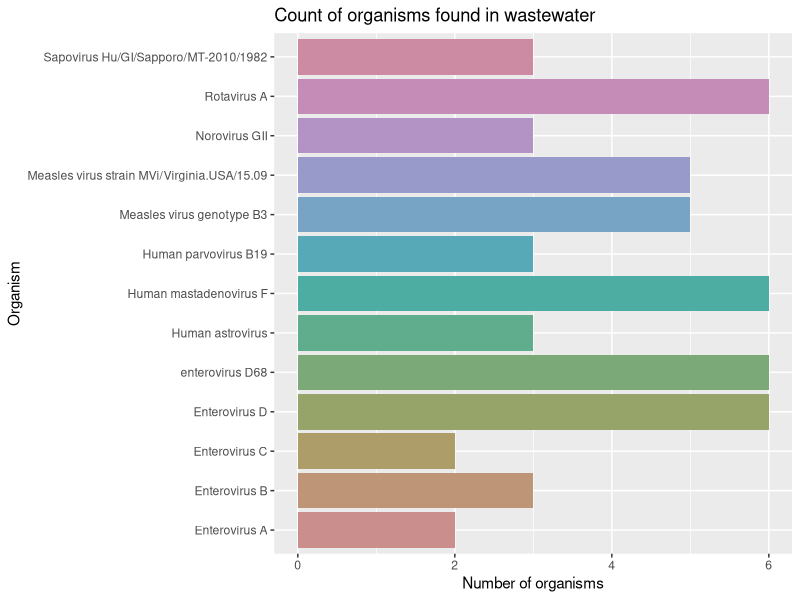
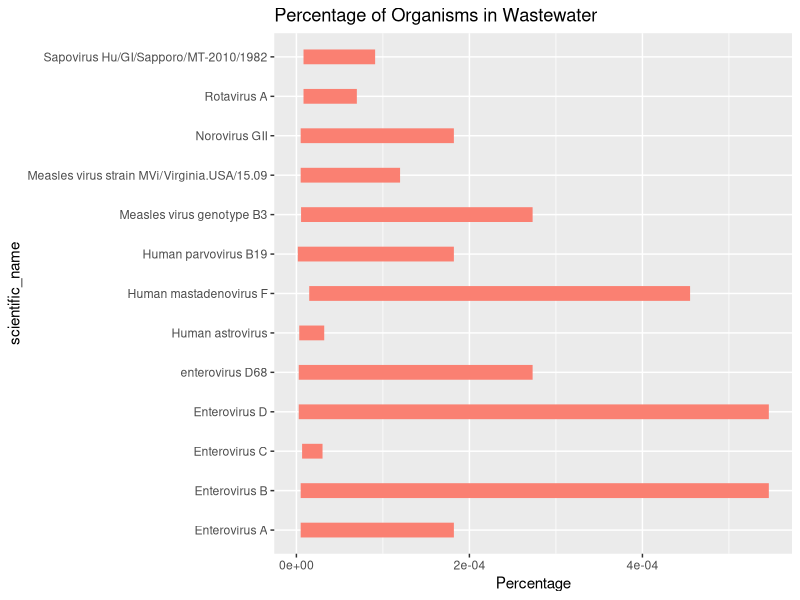

Here is the R script that generated these plots, in order: (Note: this script raises an error after producing the figures.)
setwd("./dashboard") ##set working directory to dashboard folder

library(ggplot2)
library(readr)

summaryfile <- read_csv("../results/summary/kraken_summary-2026-04-28.csv") 
##initial file read in - no metadata attached

summary_oi <- summaryfile[summaryfile$scientific_name != "unclassified", ] ##subset to exclude unclassified

ggplot(summary_oi, aes(y=scientific_name, fill=scientific_name )) + 
  geom_bar( ) +
  scale_fill_hue(c = 40) +
  theme(legend.position="none") + labs(title = "Count of organisms found in wastewater", x="Number of organisms", y="Organism")  ##bar chart to number organisms by scientific name

ggplot(summary_oi, aes(x=percent, y=scientific_name)) +
  geom_line( color= "salmon", linetype=1, size = 5) +
  labs(title="Percentage of Organisms in Wastewater", x="Percentage") ##bar chart for percent of organisms by scientific name (without unclassified)

ggplot(summary_oi, aes(x = location)) +
  geom_bar(fill = "salmon") +
  labs(title = "Organisms by Location", y = "Number of Organisms")  ##bar chart by location - should work if column name in Toms sheet is location lol
